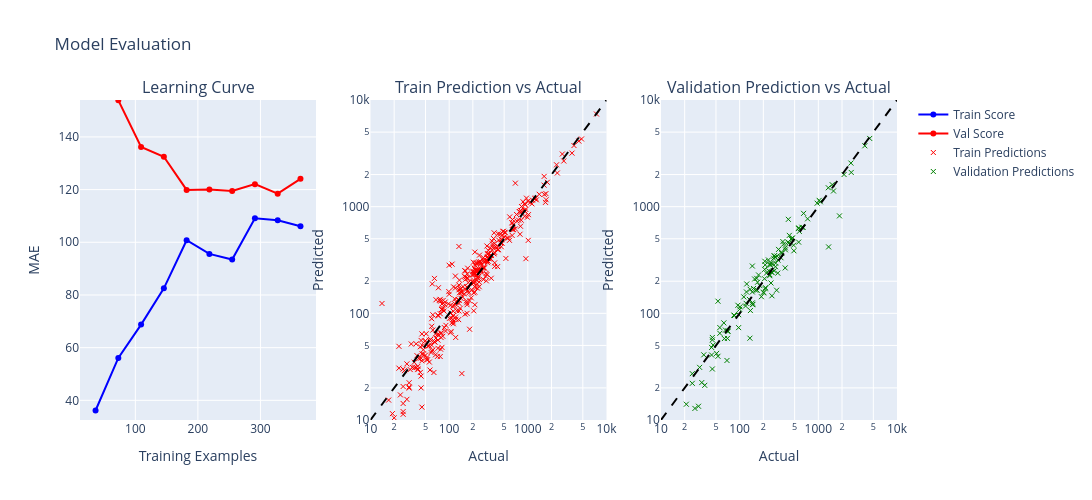

Notebook code cell kept with this figure:
### Code cell
plotting_pred_vs_actual_LC(pipeline4, X_train_ride_4, y_train_ride_4, X_val_ride_4, y_val_ride_4, X_train_ride_T1, X_val_ride_T1)

### Figure 1 — Plotly figure (JSON) as saved in the notebook; plotly's stock layout.template omitted (floating-point values rounded to 4 significant figures; data arrays with more than 128 entries replaced by an {"elided": "..."} marker saying what was removed)
{"data": [{"hovertemplate": "Size: %{x:.0f}<br>MAE: %{y:.0f}s<extra></extra>", "line": {"color": "blue"}, "mode": "lines+markers", "name": "Train Score", "type": "scatter", "x": [36.4, 72.8, 109.2, 145.6, 182.0, 218.4, 254.8, 291.2, 327.6, 364.0], "xaxis": "x", "y": [36.15, 56.1, 68.75, 82.5, 100.8, 95.6, 93.46, 109.1, 108.4, 106.1], "yaxis": "y"}, {"hovertemplate": "Size: %{x:.0f}<br>MAE: %{y:.0f}s<extra></extra>", "line": {"color": "red"}, "mode": "lines+markers", "name": "Val Score", "type": "scatter", "x": [36.4, 72.8, 109.2, 145.6, 182.0, 218.4, 254.8, 291.2, 327.6, 364.0], "xaxis": "x", "y": [1027.0, 153.9, 136.2, 132.5, 119.9, 120.0, 119.5, 122.1, 118.5, 124.1], "yaxis": "y"}, {"customdata": {"elided": "364 int values"}, "hovertemplate": "<b>Segment ID:</b> %{text}<br><b>Actual:</b> %{x:.0f}s<br><b>Predicted:</b> %{y:.0f}s<extra></extra>", "marker": {"line": {"color": "red", "width": 1}, "size": 5, "symbol": "x-thin"}, "mode": "markers", "name": "Train Predictions", "text": {"elided": "364 float values"}, "type": "scatter", "x": {"elided": "364 int values"}, "xaxis": "x2", "y": {"elided": "364 float values"}, "yaxis": "y2"}, {"line": {"color": "black", "dash": "dash"}, "mode": "lines", "showlegend": false, "type": "scatter", "x": [10, 10000], "xaxis": "x2", "y": [10, 10000], "yaxis": "y2"}, {"customdata": {"elided": "132 int values"}, "hovertemplate": "<b>Segment ID:</b> %{text}<br><b>Actual:</b> %{x:.0f}s<br><b>Predicted:</b> %{y:.0f}s<extra></extra>", "marker": {"line": {"color": "green", "width": 1}, "size": 5, "symbol": "x-thin"}, "mode": "markers", "name": "Validation Predictions", "text": {"elided": "132 float values"}, "type": "scatter", "x": {"elided": "132 int values"}, "xaxis": "x3", "y": {"elided": "132 float values"}, "yaxis": "y3"}, {"line": {"color": "black", "dash": "dash"}, "mode": "lines", "showlegend": false, "type": "scatter", "x": [10, 10000], "xaxis": "x3", "y": [10, 10000], "yaxis": "y3"}], "layout": {"annotations": [{"font": {"size": 16}, "showarrow": false, "text": "Learning Curve", "x": 0.1444, "xanchor": "center", "xref": "paper", "y": 1, "yanchor": "bottom", "yref": "paper"}, {"font": {"size": 16}, "showarrow": false, "text": "Train Prediction vs Actual", "x": 0.5, "xanchor": "center", "xref": "paper", "y": 1, "yanchor": "bottom", "yref": "paper"}, {"font": {"size": 16}, "showarrow": false, "text": "Validation Prediction vs Actual", "x": 0.8556, "xanchor": "center", "xref": "paper", "y": 1, "yanchor": "bottom", "yref": "paper"}], "height": 500, "hovermode": "closest", "title": {"text": "Model Evaluation"}, "width": 1400, "xaxis": {"anchor": "y", "domain": [0, 0.2889], "title": {"text": "Training Examples"}}, "xaxis2": {"anchor": "y2", "domain": [0.3556, 0.6444], "range": [1, 4], "title": {"text": "Actual"}, "type": "log"}, "xaxis3": {"anchor": "y3", "domain": [0.7111, 1], "range": [1, 4], "title": {"text": "Actual"}, "type": "log"}, "yaxis": {"anchor": "x", "domain": [0, 1], "range": [32.54, 154.0], "title": {"text": "MAE"}}, "yaxis2": {"anchor": "x2", "domain": [0, 1], "range": [1, 4], "title": {"text": "Predicted"}, "type": "log"}, "yaxis3": {"anchor": "x3", "domain": [0, 1], "range": [1, 4], "title": {"text": "Predicted"}, "type": "log"}}}
